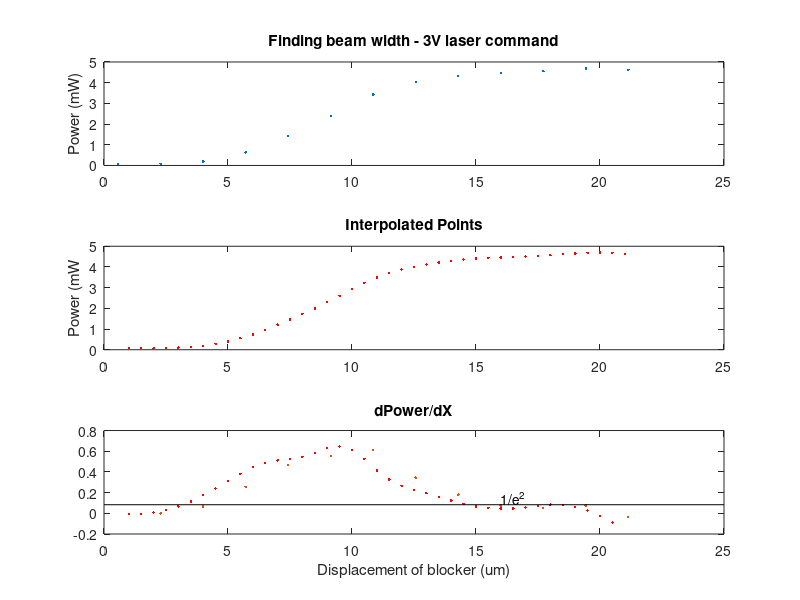

This figure's MATLAB source:
% This scipt plots the laser beam power at the objective lens for the Oxxius 375
% nm uncaging laser.
% The power is plotted as function of displacement of a blocking probe
% The probe was gradually advanced, and power was recorded at each step.
% 
% Subplot 1 shows the raw data (inverted so that it's analogous to the
% probe being retracted.

% Subplot 2 shows an interpolation of the same data

% Subplot 3 shows the derivative of the power with respect to displacement,
% and draws a line at the 1/e^2 decay level

% The beam width is thus ~ 12 um

% Julien Azimzadeh 7/26/14

clear; clc; clf

intensity =[4.6200    1.0000    0.5714;
    4.6800    4.0000    2.2857;
    4.5500    7.0000    4.0000;
    4.4600   10.0000    5.7143;
    4.3300   13.0000    7.4286;
    4.0200   16.0000    9.1429;
    3.4300   19.0000   10.8571;
    2.3800   22.0000   12.5714;
    1.4300   25.0000   14.2857;
    0.6300   28.0000   16.0000;
    0.1900   31.0000   17.7143;
    0.0800   34.0000   19.4286;
    0.0800   37.0000   21.1429];
intensity(:,4)=flipud(intensity(:,3));
clf
subplot(3,1,1)
plot(intensity(:,4),intensity(:,1),'.')
ylabel('Power (mW')
ylabel('Power (mW)')
title('Finding beam width - 3V laser command')

subplot(3,1,2)
x2 = [1:0.5:21];
y2spline = interp1(intensity(:,4),intensity(:,1),x2,'spline');
plot(x2,y2spline,'.','color','r')
title('Interpolated Points')
ylabel('Power (mW')

d1=diff(y2spline)./diff(x2);
subplot(3,1,3)
plot(x2(1:length(x2)-1),d1,'.','color','r')
d2=diff(intensity(:,1))./diff(intensity(:,4));
hold on
plot(intensity(1:length(intensity)-1,4),d2,'.')
title('dPower/dX')
xlabel('Displacement of blocker (um)')

line([0 25],[0.0829 0.0829],'color','k')
text(16,0.15,'1/e^2')
